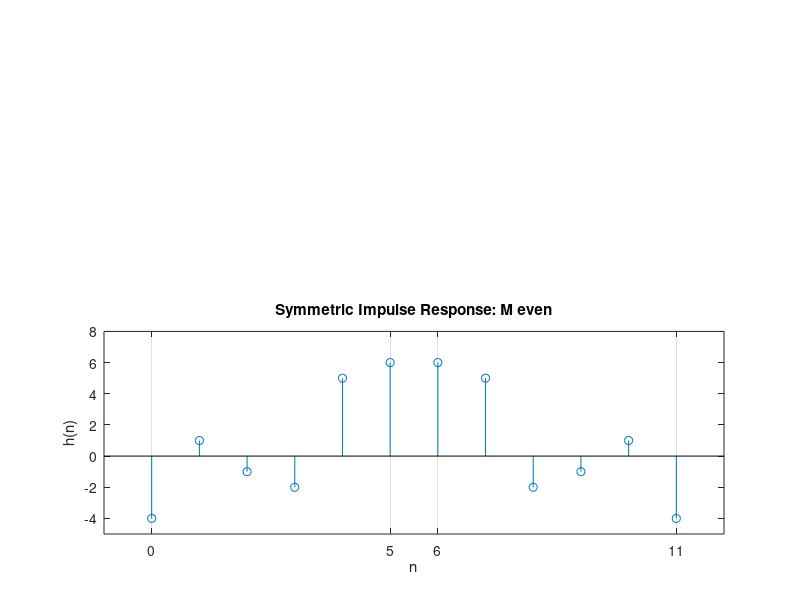

The MATLAB script that drew this image: (Note: this script raises an error after producing the figure.)
% Chapter 7 Matlab Figure on 

%           sym impulse response even M

%

subplot(1,1,1)

% ODD M

h = [-4,1,-1,-2,5,6,6,5,-2,-1,1,-4];

M = length(h); n = 0:M-1; alpha = (M-1)/2;

subplot(2,1,2);

stem(n,h); axis([-1,M,-5,8]);

title('Symmetric Impulse Response: M even')

xlabel('n'); ylabel('h(n)')

set(gca,'XTickMode','manual','XTick',[0,5,6,11],'Xgrid','on')

set(gca,'XTickLabelMode','manual',...

        'XTickLabels',['  0  ';'M/2+1';' M/2 ';' M-1 '])

set(gca,'YTickMode','manual','YTick',[0],'Ygrid','off')

set(gca,'YTickLabelMode','manual','YTickLabels',['0'])

